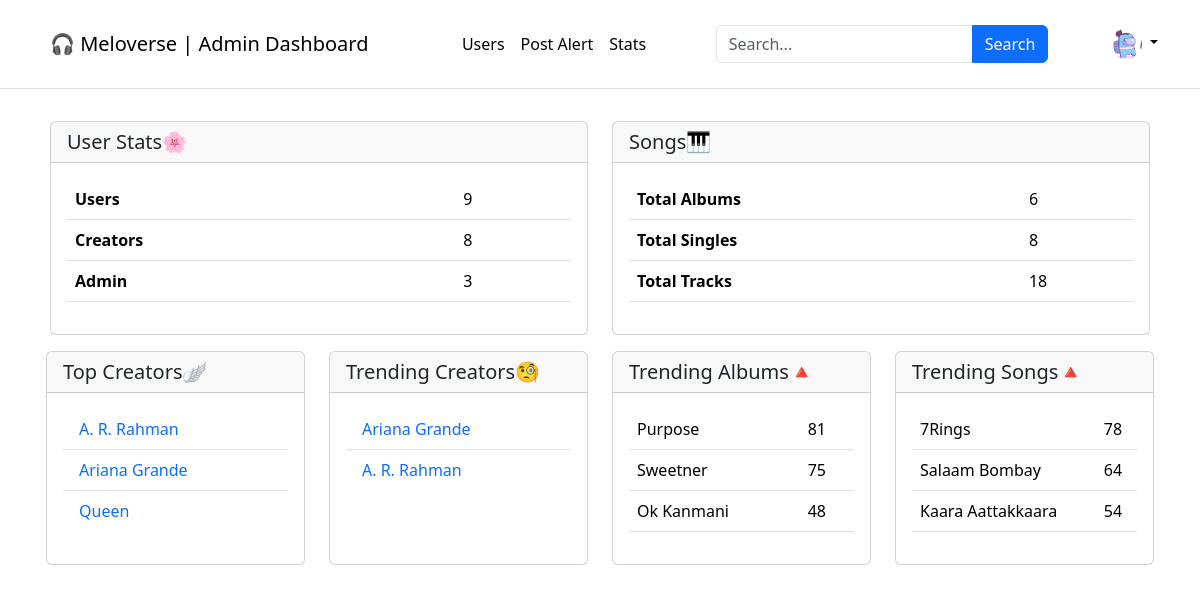
The page /admin/6/home (signed in) on the database as committed earlier.
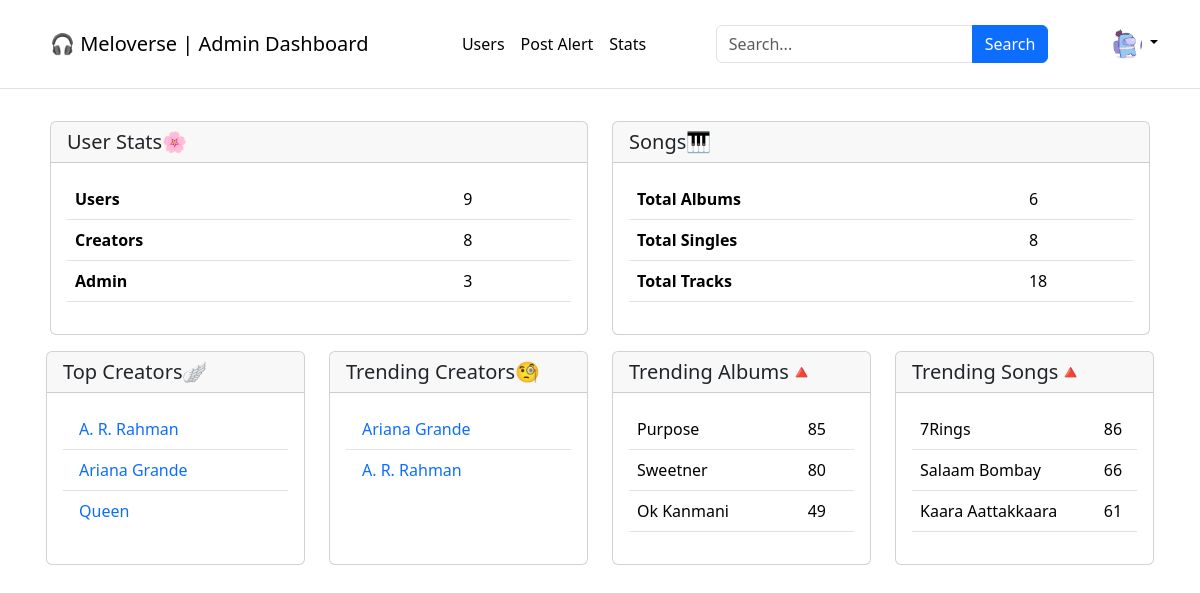
The same page on the database as committed later.
### application/models.py (models this page shows)
class Album(db.Model):
    __tablename__ = "album"
    album_id = db.Column(db.Integer, autoincrement=True, primary_key=True)
    creator_id = db.Column(db.String, db.ForeignKey("creator.creator_id"))
    album_name = db.Column(db.String, nullable=False)
    release_year = db.Column(db.String)
    genre = db.Column(db.String)
    description = db.Column(db.String)
    no_of_tracks = db.Column(db.Integer, default=0)
    date_created = db.Column(db.Date)

class Tracks(db.Model):
    __tablename__ = "tracks"
    track_id = db.Column(db.Integer, primary_key=True, autoincrement=True)
    track_name = db.Column(db.String, nullable=False)
    artists = db.Column(db.String)
    creator_id = db.Column(db.String, db.ForeignKey("creator.creator_name"))
    track_file = db.Column(db.String, nullable=False)
    genre = db.Column(db.String)
    lyrics = db.Column(db.String)
    duration = db.Column(db.String)
    date_created = db.Column(db.Date)
    album_id = db.Column(db.Integer, default=0)
    likes = db.Column(db.Integer, default=0)
    dislikes = db.Column(db.Integer, default=0)
    plays = db.Column(db.Integer, default=0)

### application/app_controllers/admin.py (the view)
@admin.route("/admin/<user>/home", methods=["GET", "POST"])
@login_required
def admin_dashboard(user):
    user_count = Users.query.count()
    admin_count = Users.query.filter_by(role="admin").count()
    creator_count = Creator.query.count()
    album_count = Album.query.count()
    tracks_count = Tracks.query.count()
    singles_count = Tracks.query.filter_by(album_id="0").count()
    top_creators = Creator.query.order_by(desc(Creator.followers)).limit(3).all()
    lastest_record = usage_timeline.query.order_by(
        usage_timeline.timeline_id.desc()
    ).first()
    lastest_record_date = lastest_record.date_time
    trends_start_date = lastest_record_date - timedelta(days=7)
    song_trends = (
        db.session.query(usage_timeline.track_id, func.count().label("count"))
        .filter(usage_timeline.date_time >= trends_start_date)
        .group_by(usage_timeline.track_id)
        .order_by(func.count().desc())
        .limit(3)
        .all()
    )
    album_trends = (
        db.session.query(usage_timeline.album_id, func.count().label("count"))
        .filter(usage_timeline.date_time >= trends_start_date)
        .group_by(usage_timeline.album_id)
        .order_by(func.count().desc())
        .limit(4)
        .all()
    )
    trending_creators = dict()
    trending_songs = dict()
    trending_albums = dict()
    for track_id, count in song_trends:
        track_info = (
            db.session.query(Tracks, Creator)
            .filter(Tracks.track_id == track_id)
            .join(Creator, Creator.creator_id == Tracks.creator_id)
            .first()
        )
        trending_creators[
            track_info.Creator.creator_name
        ] = track_info.Creator.creator_id
        trending_songs[track_info.Tracks.track_name] = count
    for album_id, count in album_trends:
        if album_id != 0:
            album_info = db.session.query(Album).filter_by(album_id=album_id).first()
            trending_albums[album_info.album_name] = count
    return render_template(
        "admin/admin_dashboard.html",
        user_count=user_count,
        admin_count=admin_count,
        creator_count=creator_count,
        album_count=album_count,
        tracks_count=tracks_count,
        singles_count=singles_count,
        top_creators=top_creators,
        trending_creators=trending_creators,
        trending_albums=trending_albums,
        trending_songs=trending_songs,
    )

### application/app_controllers/auth.py (called while the page is built)
@login_manager.user_loader
def loader_user(user_id):
    return Users.query.get(user_id)

### templates/admin/admin_dashboard.html (shortened to what the changed rows need)
{% extends './base.html' %}
{% block head %}
<link rel="stylesheet" href="{{ url_for('static', filename='styles/headerfooter.css') }}">
{% endblock %}
{% block body %}
<main class="flex-shrink-0">
  <div class="container">
    <section class="mx-2 my-3">
      <div class="row row-cols-2">
        <div class="col">
          <div class="card h-100">
            <div class="card-body">
              <table class="table table-hover">
                <tr>
                  <th scope="col">Users</th>
                </tr>
                <tr>
                  <th scope="col">Creators</th>
                </tr>
                <tr>
                  <th scope="col">Admin</th>
                </tr>
              </table>
            </div>
          </div>
        </div>
        <div class="col">
          <div class="card h-100">
            <div class="card-body">
              <table class="table table-hover">
                <tr>
                  <th>Total Albums</th>
                </tr>
                <tr>
                  <th>Total Singles</th>
                </tr>
                <tr>
                  <th>Total Tracks</th>
                </tr>
              </table>
            </div>
          </div>
        </div>
      </div>
    </section>
    <section class="mx-1 my-2">
      <div class="row row-cols-4">
        <div class="col">
          <div class="card h-100">
            <div class="card-body">
              {% if trending_albums %}
              <table class="table table-hover">
                <tbody>
                  {% for album, count in trending_albums.items() %}
                  <tr>
                    <td>{{ album }}</td>
                    <td>{{ count }}</td>
                  </tr>
                  {% endfor %}
                </tbody>
              </table>
              {% endif %}
            </div>
          </div>
        </div>
        <div class="col">
          <div class="card h-100">
            <div class="card-body">
              {% if trending_songs %}
              <table class="table table-hover">
                <tbody>
                  {% for song, count in trending_songs.items() %}
                  <tr>
                    <td>{{ song }}</td>
                    <td>{{ count }}</td>
                  </tr>
                  {% endfor %}
                </tbody>
              </table>
              {% endif %}
            </div>
          </div>
        </div>
      </div>
    </section>
  </div>
</main>
{% endblock %}
{% block footer %}
<br>
{% endblock %}

Rows that differ between the two databases and show on the page:
computed for Album "Purpose": count "81" → "85"
computed for Album "Sweetner": count "75" → "80"
computed for Album "Ok Kanmani": count "48" → "49"
changed Tracks "7Rings": plays "78" → "86"
changed Tracks "Salaam Bombay": plays "64" → "66"
changed Tracks "Kaara Aattakkaara": plays "54" → "61"
